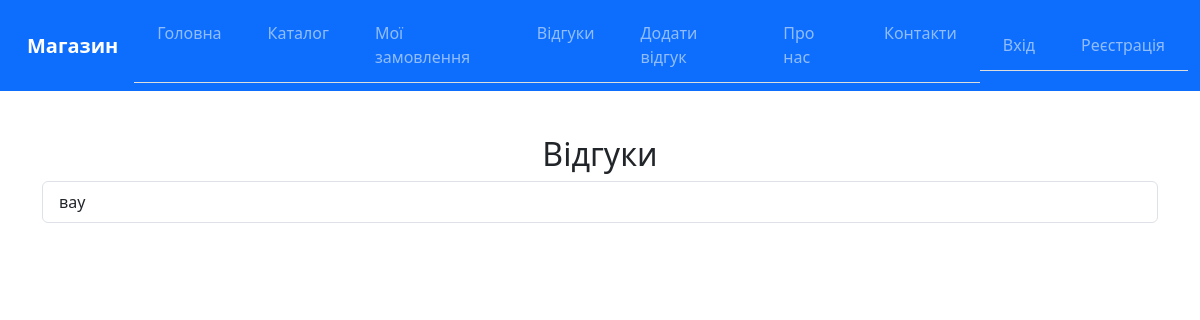
The page /feedback on the database as committed earlier.
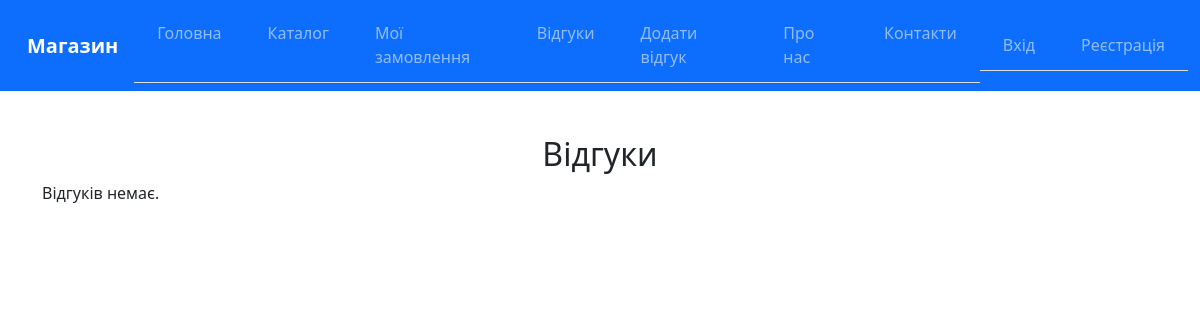
The same page on the database as committed later.
### models.py (models this page shows)
class Feedback(db.Model):
    id = db.Column(db.Integer, primary_key=True)
    text = db.Column(db.Text, nullable=False)

### app.py (the view)
@app.route("/feedback")
def feedback_list_page():
    feedbacks = Feedback.query.all()
    return render_template("feedback_list.html", feedbacks=feedbacks)

### templates/feedback_list.html (shortened to what this page needs)
{% extends "base.html" %}
{% block content %}
<h2>Відгуки</h2>
{% if feedbacks %}
  <ul class="list-group">
    {% for fb in feedbacks %}
      <li class="list-group-item">{{ fb.text }}</li>
    {% endfor %}
  </ul>
{% else %}
  <p>Відгуків немає.</p>
{% endif %}
{% endblock %}

Rows that differ between the two databases and show on the page:
removed Feedback: text "вау"
Other text that changed with them:
text now shown: "Відгуків немає."
